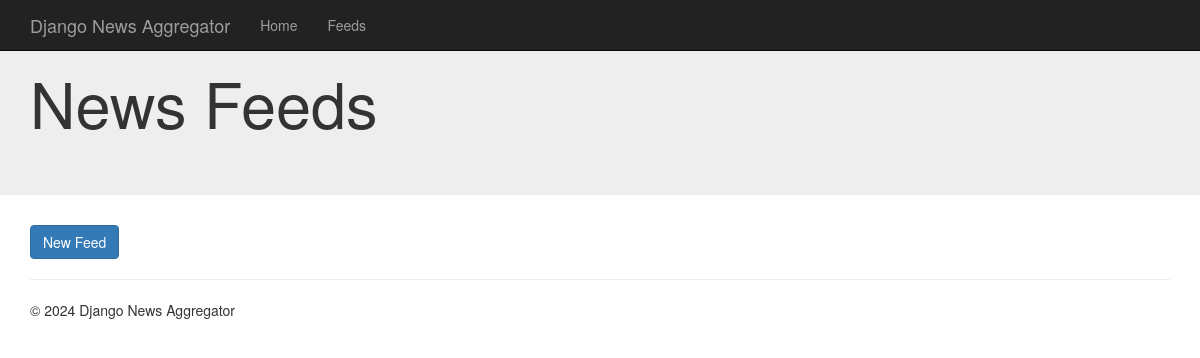
/myapp/feeds/, run on an earlier commit of the app's database.
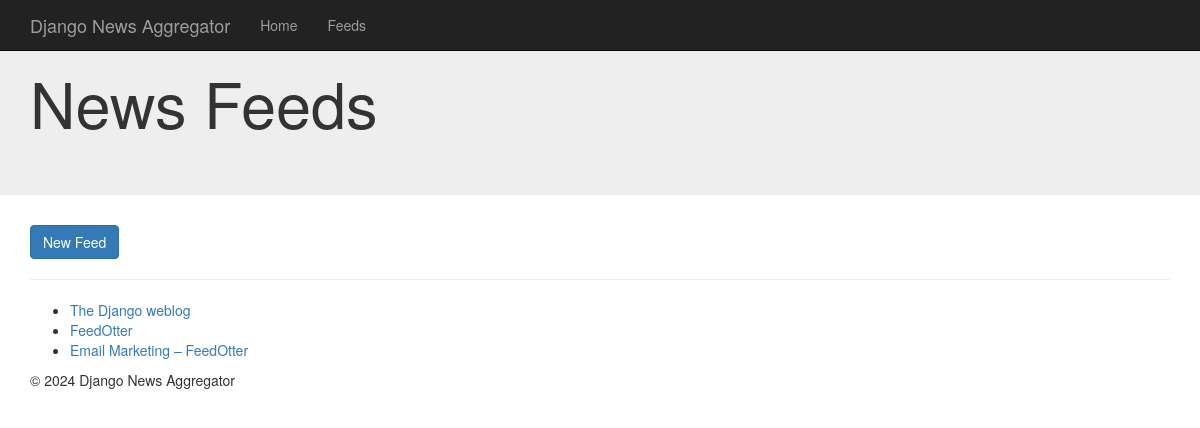
And on a later commit of the database.
### myapp/models.py (models this page shows, shortened)
class Feed(models.Model):
    url = models.URLField()
    title = models.CharField(max_length=200)
    is_active = models.BooleanField(default=False)

### myapp/views.py (the view)
def feeds_list(request):
    feeds = Feed.objects.all()
    return render(request, 'myapp/feeds_list.html', {'feeds': feeds})

### myapp/templates/myapp/feeds_list.html
{% extends 'myapp/base.html' %}
{% block content %}
<div class="jumbotron">
  <div class="container">
    <h1>News Feeds</h1>
  </div>
</div>
<div class="container">
  <a href="{% url 'feed_new' %}" class="btn btn-primary">New Feed</a>
  <hr>
  <ul>
    {% for feed in feeds %}
      <li><a href="{{feed.url}}">{{feed.title}}</a></li>
    {% endfor %}
  </ul>
  <footer>
    <p>&copy; 2024 Django News Aggregator</p>
  </footer>
</div>
{% endblock %}

What changed in the data, as far as the page shows it:
added Feed: title "The Django weblog"
added Feed: title "FeedOtter"
added Feed: title "Email Marketing – FeedOtter"
